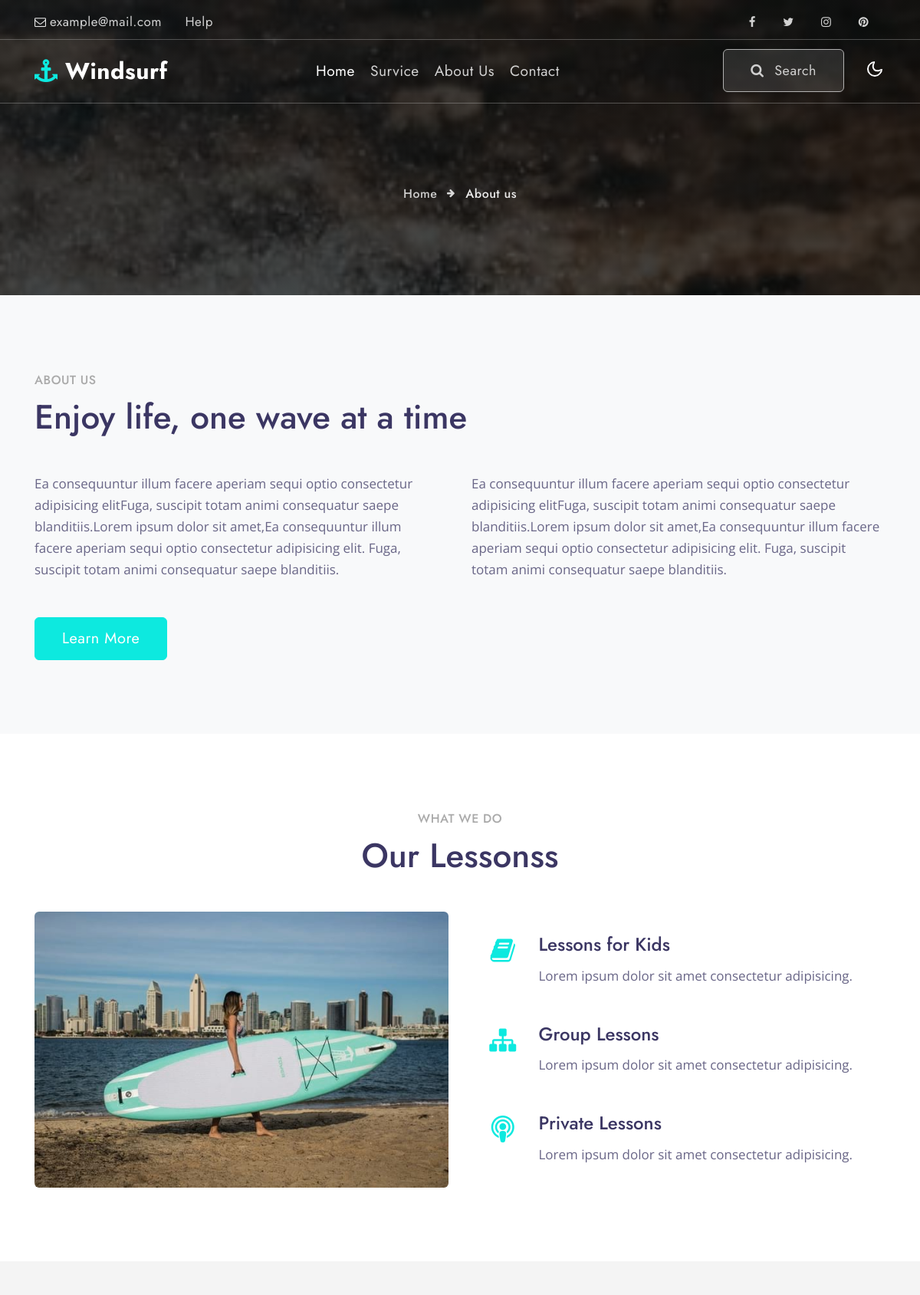
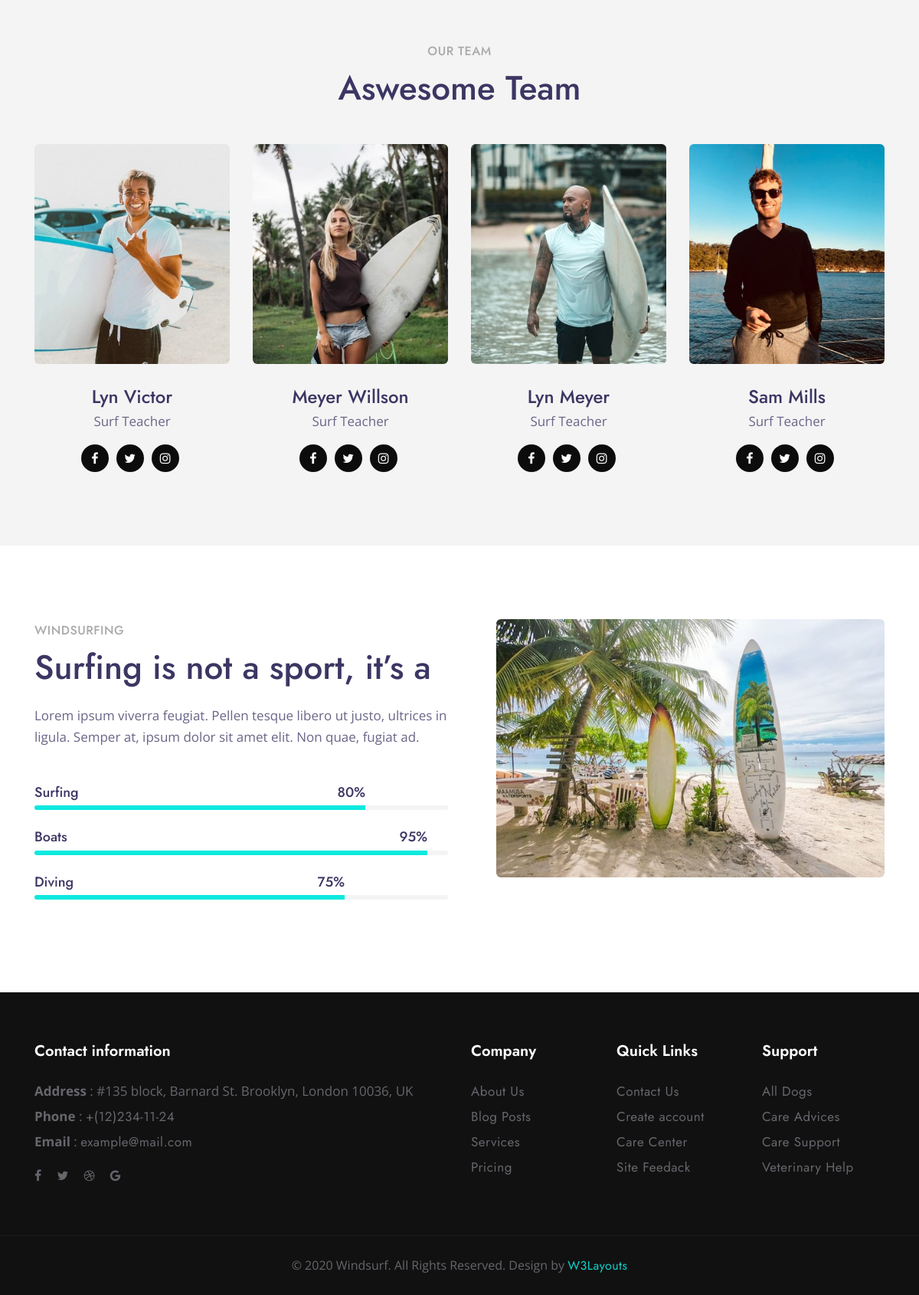
The page /abouts/ on the database its author committed (2 pictures, top to bottom).
### abouts/models.py (models this page shows, shortened)
class aboutus(models.Model):
    name=models.CharField(max_length=20,blank=False)
    title=models.CharField(max_length=30,blank=False)
    description = models.CharField(max_length=300,blank=False)
    description1 = models.CharField(max_length=350,blank=False)

class lesson(models.Model):
    name=models.CharField(max_length=20,blank=False)
    title=models.CharField(max_length=30,blank=False)
    name1=models.CharField(max_length=25,blank=False)
    description = models.CharField(max_length=340,blank=False)
    name2=models.CharField(max_length=23,blank=False)
    description1 = models.CharField(max_length=350,blank=False)
    name3=models.CharField(max_length=40,blank=False)
    image=models.ImageField(upload_to='lesson/',blank=False)

class team(models.Model):
    name=models.CharField(max_length=20,blank=False)
    title=models.TextField(max_length=30,blank=False)
    image=models.ImageField(upload_to='lesson/',blank=False)

class surfing(models.Model):
    name=models.CharField(max_length=20,blank=False)
    title=models.CharField(max_length=30,blank=False)
    description = models.CharField(max_length=300,blank=False)
    image=models.ImageField(upload_to='surfing/',blank=False)

### abouts/views.py (the view)
# urls.py: path('',views.about),
def about(request):
    aboutusdata=aboutus.objects.all()
    lessondata=lesson.objects.all()
    teamdata=team.objects.all()
    surfingdata=surfing.objects.all()
    context={
        'aboutus':aboutusdata,
        'lesson':lessondata,
        'team':teamdata,
        'surfing':surfingdata,
    }
    return render(request,'about.html',context)

### templates/about.html (shortened to what this page needs)
 {% extends 'home.html' %} {% block content %} {% load static %}
<section class="w3l-about-breadcrumb">
    <div class="breadcrumb-bg breadcrumb-bg-about py-5">
        <div class="container pt-lg-5 pt-md-3 p-lg-4 pb-md-3 my-lg-5">
            <ul class="breadcrumbs-custom-path mt-5 pt-lg-5 text-center">
                <li><a href="index.html">Home</a></li>
                <li class="active"><span class="fa fa-arrow-right mx-2" aria-hidden="true"></span> About us </li>
            </ul>
        </div>
    </div>
</section>
<section class="w3l-content-6 py-5">
    <div class="container py-md-5">
        <div class="content-6-mian">
            <h5 class="sub-hnytitle mb-2">{{aboutus.0.name}}</h5>
            <h3 class="w3l-hnytitle mb-5">{{aboutus.0.title}}</h3>
            <div class="content-info-in row">
                <div class="content-gd col-lg-6 pr-lg-5">
                    <p>{{aboutus.0.description}}</p>
                </div>
                <div class="content-gd col-lg-6">
                    <p>{{aboutus.0.description1}}</p>
                </div>
            </div>
            <div class="discover">
                <a href="about.html" class="btn btn-style btn-primary mt-md-5 mt-4">Learn More</a>
            </div>
        </div>
    </div>
</section>
<section class="w3l-content-4 py-5" id="features">
    <div class="content-4-main py-lg-5 py-md-4 py-2">
        <div class="container">
            <h5 class="sub-hnytitle mb-2 text-center">{{lesson.0.name}}</h5>
            <h3 class="w3l-hnytitle mb-5 text-center">
                {{lesson.0.title}}s</h3>
            <div class="content-info-in row">
                <div class="content-left col-lg-6">
                    <img src="{{lesson.0.image.url}}" class="img-fluid radius-image" alt="">
                </div>
                <div class="content-right col-lg-6 pl-lg-4 mt-lg-0 mt-md-5 mt-5 align-self">
                    <div class="row content4-right-grids mb-lg-5 mb-5">
                        <div class="col-2 content4-right-icon">
                            <div class="content4-icon">
                                <span class="fa fa-book"></span>
                            </div>
                        </div>
                        <div class="col-10 content4-right-info">
                            <h6><a href="#url">{{lesson.0.name1}}</a></h6>
                            <p>{{lesson.0.description}}
                            </p>
                        </div>
                    </div>
                    <div class="row content4-right-grids mb-lg-5 mb-5">
                        <div class="col-2 content4-right-icon">
                            <div class="content4-icon">
                                <span class="fa fa-sitemap"></span>
                            </div>
                        </div>
                        <div class="col-10 content4-right-info">
                            <h6><a href="#url"> {{lesson.0.name2}}</a></h6>
                            <p>{{lesson.0.description}}
                            </p>
                        </div>
                    </div>
                    <div class="row content4-right-grids">
                        <div class="col-2 content4-right-icon">
                            <div class="content4-icon">
                                <span class="fa fa-podcast"></span>
                            </div>
                        </div>
                        <div class="col-10 content4-right-info">
                            <h6><a href="#url"> {{lesson.0.name3}}</a></h6>
                            <p>{{lesson.0.description}}
                            </p>
                        </div>
                    </div>
                </div>
            </div>
        </div>
    </div>
</section>
<section class="w3l-team-main" id="team">
    <div class="team py-5">
        <div class="container py-lg-5">
            <h5 class="sub-hnytitle mb-2 text-center">Our Team</h5>
            <h3 class="w3l-hnytitle mb-5 text-center">Aswesome Team</h3>
            <div class="row team-row mt-md-5 mt-4">
                {% for tem in team %}
                <div class="col-lg-3 col-6 team-wrap">
                    <div class="team-member text-center">
                        <div class="team-img">
                            <img src="{{tem.image.url}}" alt="" class="radius-image">
                        </div>
                        <a href="#url" class="team-title">{{tem.name}}</a>
                        <p>{{tem.title}} </p>
                        <div class="team-details text-center">
                            <div class="socials mt-20">
                                <a href="#url">
                                    <span class="fa fa-facebook-f"></span>
                                </a>
                                <a href="#url">
                                    <span class="fa fa-twitter"></span>
                                </a>
                                <a href="#url">
                                    <span class="fa fa-instagram"></span>
                                </a>
                            </div>
                        </div>
                    </div>
                </div>
                {% endfor %}
            </div>
        </div>
    </div>
</section>
<section class="w3l-progressblock py-5" id="seoservices">
    <div class="container py-lg-5 py-md-3">
        <div class="row">
            <div class="col-lg-6 about-right-faq align-self">
                <h5 class="sub-hnytitle mb-2">{{surfing.0.name}}</h5>
                <h3 class="w3l-hnytitle">{{surfing.0.title}}</h3>
                <p class="mt-lg-4 mt-3 mb-lg-5 mb-4">{{surfing.0.description}}</p>
                <div class="progress-info info1">
                    <h6 class="progress-tittle">Surfing <span class="">80%</span></h6>
                    <div class="progress">
                        <div class="progress-bar progress-bar-striped" role="progressbar" style="width: 80%" aria-valuenow="90" aria-valuemin="0" aria-valuemax="100">
                        </div>
                    </div>
                </div>
                <div class="progress-info info2">
                    <h6 class="progress-tittle">Boats <span class="">95%</span>
                    </h6>
                    <div class="progress">
                        <div class="progress-bar progress-bar-striped" role="progressbar" style="width: 95%" aria-valuenow="95" aria-valuemin="0" aria-valuemax="100">
                        </div>
                    </div>
                </div>
                <div class="progress-info info3">
                    <h6 class="progress-tittle">Diving <span class="">75%</span></h6>
                    <div class="progress">
                        <div class="progress-bar progress-bar-striped" role="progressbar" style="width: 75%" aria-valuenow="95" aria-valuemin="0" aria-valuemax="100">
                        </div>
                    </div>
                </div>
            </div>
            <div class="col-lg-6 left-wthree-img mt-lg-0 mt-4 pl-lg-5">
                <img src="{{surfing.0.image.url}}" alt="" class="img-fluid radius-image">
            </div>
        </div>
    </div>
</section>
<section class="w3l-footer">
    <footer class="footer-28">
        <div class="container py-lg-3">
            <div class="row footer-top-28">
                <div class="col-lg-6 col-md-5 footer-list-28 mt-5">
                    <h6 class="footer-title-28">Contact information</h6>
                    <ul>
                        <li>
                            <p><strong>Address</strong> : #135 block, Barnard St. Brooklyn, London 10036, UK</p>
                        </li>
                        <li>
                            <p><strong>Phone</strong> : <a href="tel:+(12)234-11-24">+(12)234-11-24</a></p>
                        </li>
                        <li>
                            <p><strong>Email</strong> : <a href="mailto:example@mail.com">example@mail.com</a></p>
                        </li>
                    </ul>
                    <div class="main-social-footer-28 mt-3">
                        <ul class="social-icons">
                            <li class="facebook">
                                <a href="#link" title="Facebook">
                                    <span class="fa fa-facebook" aria-hidden="true"></span>
                                </a>
                            </li>
                            <li class="twitter">
                                <a href="#link" title="Twitter">
                                    <span class="fa fa-twitter" aria-hidden="true"></span>
                                </a>
                            </li>
                            <li class="dribbble">
                                <a href="#link" title="Dribbble">
                                    <span class="fa fa-dribbble" aria-hidden="true"></span>
                                </a>
                            </li>
                            <li class="google">
                                <a href="#link" title="Google">
                                    <span class="fa fa-google" aria-hidden="true"></span>
                                </a>
                            </li>
                        </ul>
                    </div>
                </div>
                <div class="col-lg-6 col-md-7">
                    <div class="row">
                        <div class="col-sm-4 col-6 footer-list-28 mt-5">
                            <h6 class="footer-title-28">Company</h6>
                            <ul>
                                <li><a href="about.html">About Us</a></li>
                                <li><a href="blog.html">Blog Posts</a></li>
                                <li><a href="services.html">Services</a></li>
                                <li><a href="#pricing">Pricing</a></li>
                            </ul>
                        </div>
                        <div class="col-sm-4 col-6 footer-list-28 mt-5">
                            <h6 class="footer-title-28">Quick Links</h6>
                            <ul>
                                <li><a href="contact.html">Contact Us</a></li>
                                <li><a href="#signup">Create account</a></li>
                                <li><a href="#learn">Care Center</a></li>
                                <li><a href="#feedback">Site Feedack</a></li>
                            </ul>
                        </div>
                        <div class="col-sm-4 footer-list-28 mt-5">
                            <h6 class="footer-title-28">Support</h6>
                            <ul>
                                <li><a href="#URL">All Dogs</a></li>
                                <li><a href="#URL">Care Advices</a></li>
                                <li><a href="#URL">Care Support</a></li>
                                <li><a href="#URL">Veterinary Help</a></li>
                            </ul>
                        </div>
                    </div>
                </div>
            </div>
        </div>
        <div class="midd-footer-28 align-center py-lg-4 py-3 mt-5">
            <div class="container">
                <p class="copy-footer-28 text-center"> &copy; 2020 Windsurf. All Rights Reserved. Design by <a href="https://w3layouts.com/">W3Layouts</a></p>
            </div>
        </div>
    </footer>
</section>
</body>
</html>
{% endblock content %}

### rows shown on the page
aboutus: name "ABOUT US", title "Enjoy life, one wave at a time", description "Ea consequuntur illum facere aperiam sequi optio consectetur adipisicing elitFuga, suscipit totam animi consequatur saepe blanditiis.Lorem ipsum dolor sit amet,Ea consequuntur illum facere aperiam sequi optio consectetur adipisicing elit. Fuga, suscipit totam animi consequatur saepe blanditiis.", description1 "Ea consequuntur illum facere aperiam sequi optio consectetur adipisicing elitFuga, suscipit totam animi consequatur saepe blanditiis.Lorem ipsum dolor sit amet,Ea consequuntur illum facere aperiam sequi optio consectetur adipisicing elit. Fuga, suscipit totam animi consequatur saepe blanditiis."
lesson: name "WHAT WE DO", title "Our Lessons", image (picture), name1 "Lessons for Kids", description "Lorem ipsum dolor sit amet consectetur adipisicing.", name2 "Group Lessons", name3 "Private Lessons"
team: image (picture), name "Lyn Victor", title "Surf Teacher"
team: image (picture), name "Meyer Willson", title "Surf Teacher"
team: image (picture), name "Lyn Meyer", title "Surf Teacher"
team: image (picture), name "Sam Mills", title "Surf Teacher"
surfing: name "WINDSURFING", title "Surfing is not a sport, it’s a", description "Lorem ipsum viverra feugiat. Pellen tesque libero ut justo, ultrices in ligula. Semper at, ipsum dolor sit amet elit. Non quae, fugiat ad.", image (picture)
